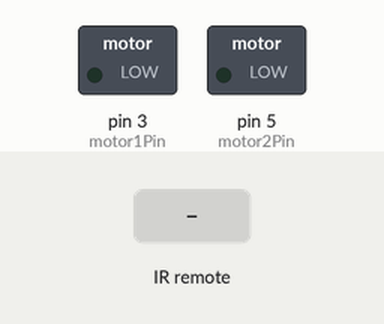
Recording of a sketch running on a simulated Arduino Uno, built with avr-gcc and run on an emulated ATmega328P. On the bench: switched loads named in the sketch (green lamp = pin HIGH). The test bench sets the inputs (shaded band). What the sketch prints to the serial monitor is not drawn.

Above: at 1.2 s.
1.3 s: infrared code 0xFF22DD received
At 2.1 s:
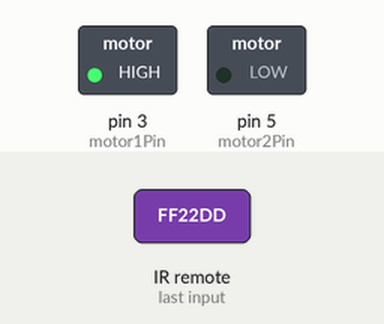
3.3 s: infrared code 0xFF02FD received
At 4.6 s:
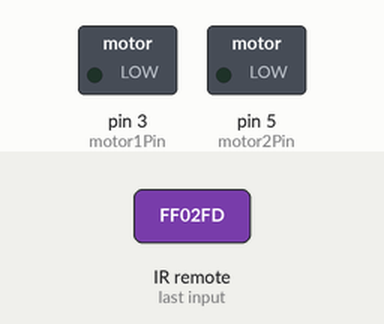
8.4 s: infrared code 0xFF22DD received
At 9.7 s:
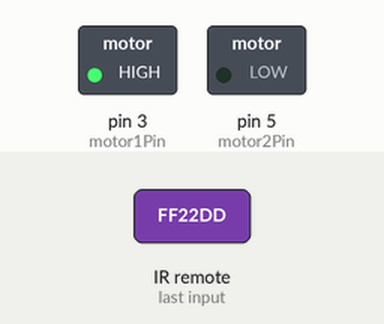
11.4 s: infrared code 0xFF02FD received
At 13.1 s:
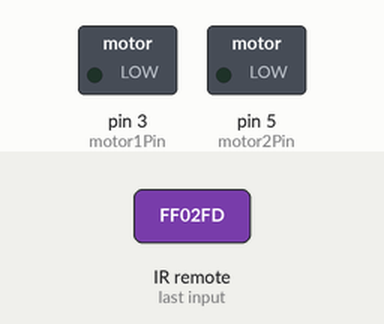
Timing chart, 0 to 14.6 s (numbered marks = the images above; inputs shaded):
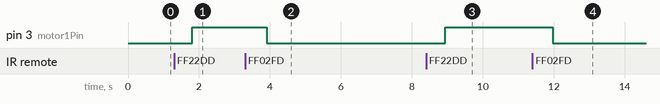

Measured:
- after the input at 1.3 s, pin 3 (motor1Pin): LOW → HIGH after 0.51 s
- after the input at 3.3 s, pin 3 (motor1Pin): HIGH → LOW after 0.61 s
- after the input at 8.4 s, pin 3 (motor1Pin): LOW → HIGH after 0.54 s
- after the input at 11.4 s, pin 3 (motor1Pin): HIGH → LOW after 0.57 s

The sketch:

remote_control_car.ino
```cpp
/*
Adafruit Arduino - Lesson 13. DC Motor
*/


#include "IRremote.h"
int motor1Pin = 3;
int motor2Pin = 5;
int receiver = 11; // Signal Pin of IR receiver to Arduino Digital Pin 11
int irRead = 0;  //variable to hold state of IR messages
/*-----( Declare objects )-----*/
IRrecv irrecv(receiver);     // create instance of 'irrecv'
decode_results results;      // create instance of 'decode_results'

/*-----( Function )-----*/
void translateIR() // takes action based on IR code received

// describing Remote IR codes

{

  switch(results.value)

  {
  case 0xFF22DD:
    Serial.println("FAST BACK");
    irRead = 1;
  break;

  case 0xFF02FD:
    Serial.println("PAUSE");
    irRead = 2;
  break;

  case 0xFFC23D:
    Serial.println("FAST FORWARD");
    irRead = 3;
  break;

  }// End Case

  delay(500); // Do not get immediate repeat
}

void setup()
{
  Serial.begin(9600);
  Serial.println("IR Receiver Button Decode");
  irrecv.enableIRIn(); // Start the receiver
}


void loop() {

  Serial.print("no line return");
  Serial.print("no line return");
  Serial.print("no line return");
  Serial.print("no line return");
  Serial.print("no line return");
  Serial.println("line return");
   Serial.println("line return");
    Serial.print("line return");
     Serial.print("line return");
      Serial.print("line return");


  if (irrecv.decode(&results)) // have we received an IR signal?
  {
    translateIR();
    irrecv.resume(); // receive the next value
  }
if (irRead == 1){
  Serial.print("If works - FAST BACK - ");
  Serial.print("Motors ON reverse");
      analogWrite(motor1Pin,255);
      analogWrite(motor2Pin,0);
  irRead = 0;
}

if (irRead == 2){
  Serial.print("If works - PAUSE - ");
   Serial.println("Motors OFF");
      analogWrite(motor1Pin,0);
      analogWrite(motor2Pin,0);
  irRead = 0;
}
  /*  if(Serial.println("FAST BACK"))
    {
      analogWrite(motor1Pin,255);
      analogWrite(motor2Pin,0);
      delay(10000);
    }

    if(Serial.println("FAST FORWARD"));
    {
      analogWrite(motor1Pin,0);
      analogWrite(motor2Pin,255);
      delay(10000);
    }

      if(Serial.println("PAUSE"));
    {
      analogWrite(motor1Pin,255);
      analogWrite(motor2Pin,255);
      delay(10000);
     }
  }
  else
{
  analogWrite(motor1Pin,0);
  analogWrite(motor2Pin,0);
}
*/
}
```
